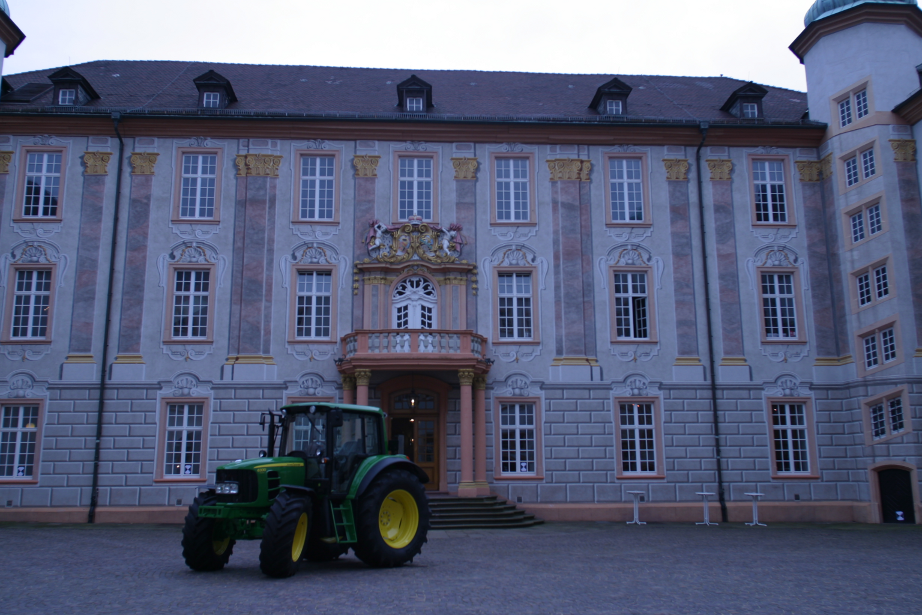
%> input picture lab1/Data/0005_s.png, 922 x 615 px
$ octave lab1.m   (GNU Octave 9; MATLAB toolbox functions it lacks are replaced by stand-ins)
%> lines starting %> are read from the running program, lines starting %| are printed output that depends on the picture; long printed decimals are rounded
%> further down, I is the input picture: size 615x922x3 uint8; mean R, G, B 89.8, 96.2, 121.8
### lab1/apply_H.m

function [image_transformed,transformed_corners] = apply_H (image, H)
%> called with H = [0.995 -0.0998 1; 0.0998 0.995 1; 0 0 1]
% Apply the transformation H to the given image
% - image: nxmxc array, it can be a grayscale image or RGB image
% - H: transformation to apply to the given image

    % Obtain the image size
    [rows, cols, chan] = size(image);

    % Image corners in homogeneous coordinates.
    corners = zeros(3,4);
    corners(:,1) = [1 1 1]';
    corners(:,2) = [cols 1 1]';
    corners(:,3) = [1 rows 1]';
    corners(:,4) = [cols rows 1]';


    % Transform the image corners
    transformed_corners = H*corners;

    % Make transformed_corners homogeneous
    for i=1:4
        transformed_corners(:,i) = transformed_corners(:,i)/transformed_corners(3,i);
    end

    % Compute the new extrenal transformed corner coordinates
    xmin = round(min(transformed_corners(1,:)));
    xmax = round(max(transformed_corners(1,:)));
    ymin = round(min(transformed_corners(2,:)));
    ymax = round(max(transformed_corners(2,:)));

    % Create a grid with the new image size
    [X,Y] = meshgrid(xmin:xmax, ymin:ymax);
    Ncols = xmax - xmin + 1;
    Nrows = ymax - ymin + 1;
    W = ones(Nrows, Ncols);
    XYW = [X(:) Y(:) W(:)]';

    %Transform the image. p'= H*p --> p = inv(H)*p'
    transformed_XYW = H\XYW;

    transformed_X = reshape(transformed_XYW(1,:), Nrows, Ncols);
    transformed_Y = reshape(transformed_XYW(2,:), Nrows, Ncols);
    transformed_W = reshape(transformed_XYW(3,:), Nrows, Ncols);

    %Make transformed_X and transformed_Y homogeneous
    transformed_X = transformed_X./transformed_W;
    transformed_Y = transformed_Y./transformed_W;

    % Output to Input: Interpolate transformed points
    image_transformed = zeros(Nrows, Ncols, chan);

    for c=1:chan
        image_transformed(:,:,c) = interp2(double(image(:,:,c)), ...
                                   transformed_X, transformed_Y, ...
                                   'linear', 0);
    end
end

### lab1/compute_angle.m

% Compute the angle between two lines in homogeneous coordinates:
function angle = compute_angle(l1, l2)
    % Cartesian coordinates of the lines:
    l1c = [l1(1) / l1(3), l1(2) / l1(3)]';
    l2c = [l2(1) / l2(3), l2(2) / l2(3)]';
    angle = acos((l1c'*l2c)/sqrt((l1c'*l1c)*(l2c'*l2c)));
    % Pass to degrees:
    angle = angle / (2 * pi) * 360;
    return

end

### lab1/lab1.m
%%%%%%%%%%%%%%%%%%%%%%%%%%%%%%%%%%%%%%%%%%%%%%%%%%%%%%%%%%%%%%%%%%%%%%%%%%%
%% Lab 1: Image rectification
%%%%%%%%%%%%%%%%%%%%%%%%%%%%%%%%%%%%%%%%%%%%%%%%%%%%%%%%%%%%%%%%%%%%%%%%%%%
%% 1. Applying image transformations

% ToDo: create the function  "apply_H" that gets as input a homography and
% an image and returns the image transformed by the homography.

% The size of the transformed image has to be automatically set so as to
% contain the whole transformed image.

% At some point you will need to interpolate the image values at some points,
% you may use the Matlab function "interp2" for that.


%% 1.1. Similarities
I=imread('Data/0005_s.png'); % we have to be in the proper folder
% ToDo: generate a matrix H which produces a similarity transformation
% Parameters (4 dof)
theta = 0.1;    % rotation angle
s = 1;          % scaling factor
t = [1 1]';     % translation vector

R = [cos(theta) -sin(theta);
     sin(theta)  cos(theta)];

H = [s.*R, t;
     0, 0, 1];

I2 = apply_H(I, H);
imshow(I);
title('Original Image');
figure;
imshow(uint8(I2));
title('Similarity transformation');

%% 1.2. Affinities
% ToDo: generate a matrix H which produces an affine transformation
% Parameters (6 dof)
theta = 0.1;   %rotation angle
phi = 0.9;     %rotation angle
t = [1 1]';    % translation vector
d1 = 0.6;      % scaling factor
d2 = 0.9;      % scaling factor

R_theta = [cos(theta) -sin(theta);
           sin(theta)  cos(theta)];
R_phi = [cos(phi) -sin(phi);
         sin(phi)  cos(phi)];
D = [d1 0;
     0 d2];

A = R_theta * inv(R_phi) * D * R_phi;

H = [A, t;
     0, 0, 1];

I2 = apply_H(I, H);

%figure; imshow(I); title('Original Image');
figure; imshow(uint8(I2));
title('Affine transformation');

% ToDo: decompose the affinity in four transformations: two
% rotations, a scale, and a translation
R_theta = [cos(theta) -sin(theta) 0;    % Rotation matrix 1
           sin(theta)  cos(theta) 0;
               0            0     1];
R_phi = [cos(phi) -sin(phi) 0;          % Rotation matrix 2
         sin(phi)  cos(phi) 0;
            0         0     1];
S = [d1 0 0;    % Scale matrix
     0 d2 0;
     0  0 1];
T = [1 0 t(1);  % Translation matrix
     0 1 t(2);
     0 0  1  ];

H_p = T * R_theta * inv(R_phi) * S * R_phi;

% ToDo: verify that the product of the four previous transformations
% produces the same matrix H as above

if(H == H_p)
    disp('H and H_p are equal')
else
    disp('H and H_p are diferent')
end

% ToDo: verify that the proper sequence of the four previous
% transformations over the image I produces the same image I2 as before

I2_p = apply_H(I, H_p);

figure;
subplot(1,2,1); imshow(uint8(I2)); title('I2');
subplot(1,2,2); imshow(uint8(I2_p)); title('I2\_p');

if(I2 == I2_p)
    disp('I2 and I2_p are equal')
else
    disp('I2 and I2_p are diferent')
end

%% 1.3 Projective transformations (homographies)
% ToDo: generate a matrix H which produces a projective transformation
% Parameters (8 dof)
theta = 0.1;   %rotation angle
phi = 0.1;     %rotation angle
t = [1 1]';    % translation vector
d1 = 1.5;      % scaling factor
d2 = 1;        % scaling factor
v = [0.0028 0.00028]';    % v

R_theta = [cos(theta) -sin(theta);
           sin(theta)  cos(theta)];
R_phi = [cos(phi) -sin(phi);
         sin(phi)  cos(phi)];
D = [d1 0;
     0 d2];
A = R_theta * inv(R_phi) * D * R_phi;

H = [A, t;
     v', 1];

I2 = apply_H(I, H);
%> after the loop in apply_H (call 4), `for c=1:chan`:
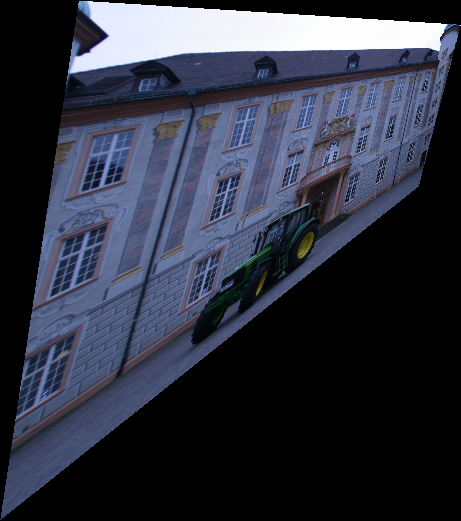
%> image_transformed: size 521x461x3 double; mean R, G, B 47.9, 51.6, 65.5
%figure; imshow(I); title('Original Image');
figure; imshow(uint8(I2));
title('Projective transformation');
%%%%%%%%%%%%%%%%%%%%%%%%%%%%%%%%%%%%%%%%%%%%%%%%%%%%%%%%%%%%%%%%%%%%%%%%%%%
%% 2. Affine Rectification

% choose the image points
I=imread('Data/0000_s.png');
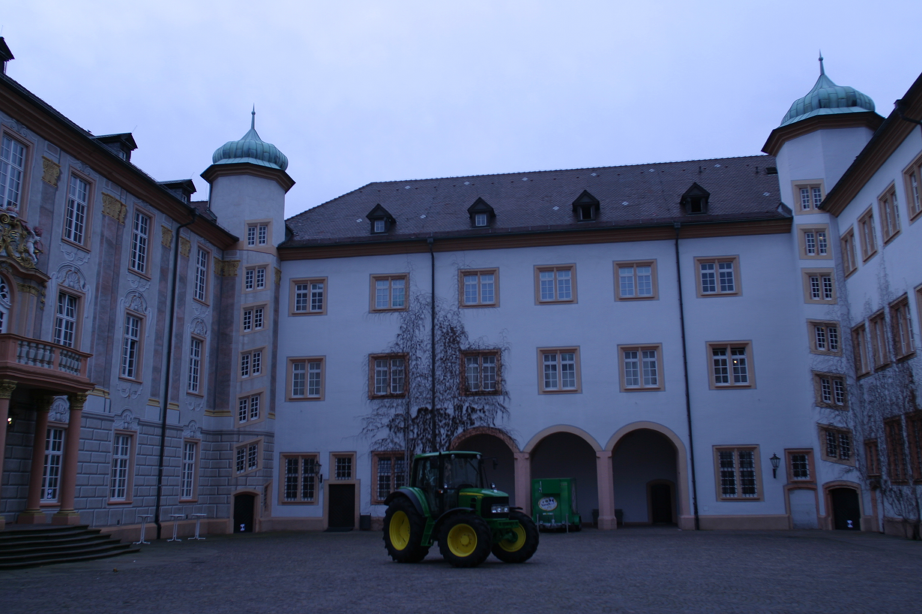
%> input picture lab1/Data/0000_s.png, 922 x 614 px
%> I is the input picture: size 614x922x3 uint8; mean R, G, B 89.5, 99.9, 130.2
A = load('Data/0000_s_info_lines.txt');

% indices of lines
i = 424;
p1 = [A(i,1) A(i,2) 1]';
p2 = [A(i,3) A(i,4) 1]';
i = 240;
p3 = [A(i,1) A(i,2) 1]';
p4 = [A(i,3) A(i,4) 1]';
i = 712;
p5 = [A(i,1) A(i,2) 1]';
p6 = [A(i,3) A(i,4) 1]';
i = 565;
p7 = [A(i,1) A(i,2) 1]';
p8 = [A(i,3) A(i,4) 1]';

% ToDo: compute the lines l1, l2, l3, l4, that pass through the different pairs of points
l1 = cross(p1,p2);
l1 = l1./l1(3);
l2 = cross(p3,p4);
l2 = l2./l2(3);
l3 = cross(p5,p6);
l3 = l3./l3(3);
l4 = cross(p7,p8);
l4 = l4./l4(3);

% [10 lines of commented-out code are left out]
v1 = cross(l1,l2);
v2 = cross(l3,l4);

l_inf = cross(v1,v2);
l_inf = l_inf./l_inf(3);

H = [1 0 0; 0 1 0; l_inf(1) l_inf(2) l_inf(3)];

I2 = apply_H(I, H);

% ToDo: compute the transformed lines lr1, lr2, lr3, lr4
lr1 = inv(H)'*l1;
lr1 = lr1./lr1(3);

lr2 = inv(H)'*l2;
lr2 = lr2./lr2(3);

lr3 = inv(H)'*l3;
lr3 = lr3./lr3(3);

lr4 = inv(H)'*l4;
lr4 = lr4./lr4(3);

% show the transformed lines in the transformed image
figure;imshow(uint8(I2)); title('Affine rectification');
hold on;
t=1:0.1:1000;
plot(t, -(lr1(1)*t + lr1(3)) / lr1(2), 'y');
plot(t, -(lr2(1)*t + lr2(3)) / lr2(2), 'y');
plot(t, -(lr3(1)*t + lr3(3)) / lr3(2), 'y');
plot(t, -(lr4(1)*t + lr4(3)) / lr4(2), 'y');
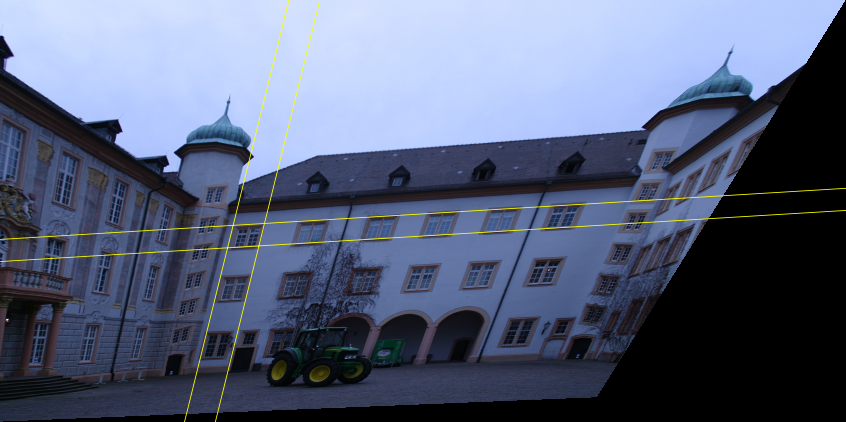
%> figure redrawn from the program's plot data; its title reads 'Affine rectification'

% ToDo: to evaluate the results, compute the angle between the different pair
% of lines before and after the image transformation
angle12 = compute_angle(l1,l2);
angle34 = compute_angle(l3,l4);
fprintf('Angles before affine rectification: %.4f and %.4f\n',angle12,angle34);

angle12p = compute_angle(lr1,lr2);
angle34p = compute_angle(lr3,lr4);
fprintf('Angles after affine rectification: %.4f and %.4f\n',angle12p,angle34p);

%%%%%%%%%%%%%%%%%%%%%%%%%%%%%%%%%%%%%%%%%%%%%%%%%%%%%%%%%%%%%%%%%%%%%%%%%%%
%% 3. Metric Rectification

%% 3.1 Metric rectification after the affine rectification (stratified solution)

% ToDo: Metric rectification (after the affine rectification) using two non-parallel orthogonal line pairs
%       As evaluation method you can display the images (before and after
%       the metric rectification) with the chosen lines printed on it.
%       Compute also the angles between the pair of lines before and after
%       rectification.

% Get the points in the corners of the window:
x1 = cross(lr1, lr3);
x2 = cross(lr2, lr4);
x3 = cross(lr1, lr4);
x4 = cross(lr2, lr3);

% With these points, compute the diagonal lines:
d1 = cross(x1, x2);
d2 = cross(x3, x4);

% [10 lines of commented-out code are left out]
B = [lr1(1) * lr3(1), lr1(1) * lr3(2) + lr1(2) * lr3(1), lr1(2) * lr3(2);
     d1(1) * d2(1), d1(1) * d2(2) + d1(2) * d2(1), d1(2) * d2(2)];

% Null vector/space of B obtained from the SVD.
s = null(B);
S = [s(1), s(2);
     s(2), s(3)];

% Compute the upper triangular matrix using the Cholesky factorization:
K = chol(S, 'upper');

% Matrix for the metric rectification:
H_a = zeros(3,3);
H_a(1:2, 1:2) = K';
H_a(3,3) = 1;
H_a = inv(H_a);

% Show the transformed image and lines:
[I3,corners] = apply_H(I2, H_a);
%> call 6 of apply_H, with H = [1.06 0 0; 0.283 1.56 0; 0 0 1]
%> after the loop in apply_H (call 6), `for c=1:chan`:
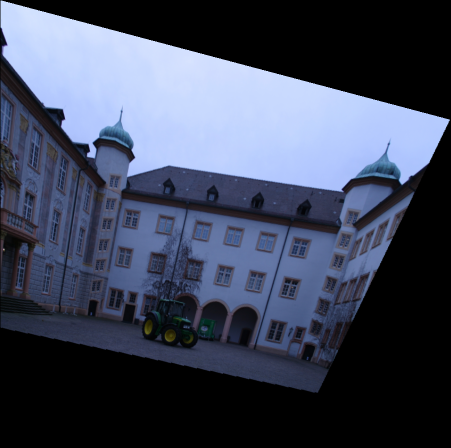
%> image_transformed: size 895x901x3 double (shown at 1/2 size); mean R, G, B 63.3, 70.4, 89.9
%> corners = [1.06 900.7 1.06 900.7; 1.84 240.9 656.7 895.7; 1 1 1 1]

H_a(1,3) = round(min(corners(1,:)));
H_a(2,3) = -round(min(corners(2,:)));

% Rectified lines, now with only a similiratiy distortion with the real
% world ones:
lm1 = inv(H_a)' * lr1;
%> lm1 = [0.000475; -0.00268; 0.994]
lm1 = lm1./lm1(3);
%> lm1 = [0.000478; -0.00269; 1]
lm2 = inv(H_a)' * lr2;
%> lm2 = [0.000435; -0.00245; 0.995]
lm2 = lm2./lm2(3);
%> lm2 = [0.000437; -0.00247; 1]
lm3 = inv(H_a)' * lr3;
%> lm3 = [-0.0031; -0.000549; 1]
lm3 = lm3./lm3(3);
%> lm3 = [-0.00309; -0.000548; 1]
lm4 = inv(H_a)' * lr4;
%> lm4 = [-0.0028; -0.000497; 1]
lm4 = lm4./lm4(3);
%> lm4 = [-0.00279; -0.000496; 1]
dm1 = inv(H_a)' * d1;
%> dm1 = [-3.94e-09; 2.75e-09; -1.6e-07]
dm1 = dm1./dm1(3);
%> dm1 = [0.0247; -0.0173; 1]
dm2 = inv(H_a)' * d2;
%> dm2 = [-2.75e-09; -3.94e-09; 2.44e-06]
dm2 = dm2./dm2(3);
%> dm2 = [-0.00113; -0.00162; 1]

figure;imshow(uint8(I3)); title('Metric rectification');
hold on;
t=1:0.1:1000;
plot(t, -(lm1(1)*t + lm1(3)) / lm1(2), 'g');
plot(t, -(lm3(1)*t + lm3(3)) / lm3(2), 'g');
plot(t, -(lm2(1)*t + lm2(3)) / lm2(2), 'g');
plot(t, -(lm4(1)*t + lm4(3)) / lm4(2), 'g');
plot(t, -(dm1(1)*t + dm1(3)) / dm1(2), 'y');
plot(t, -(dm2(1)*t + dm2(3)) / dm2(2), 'y');
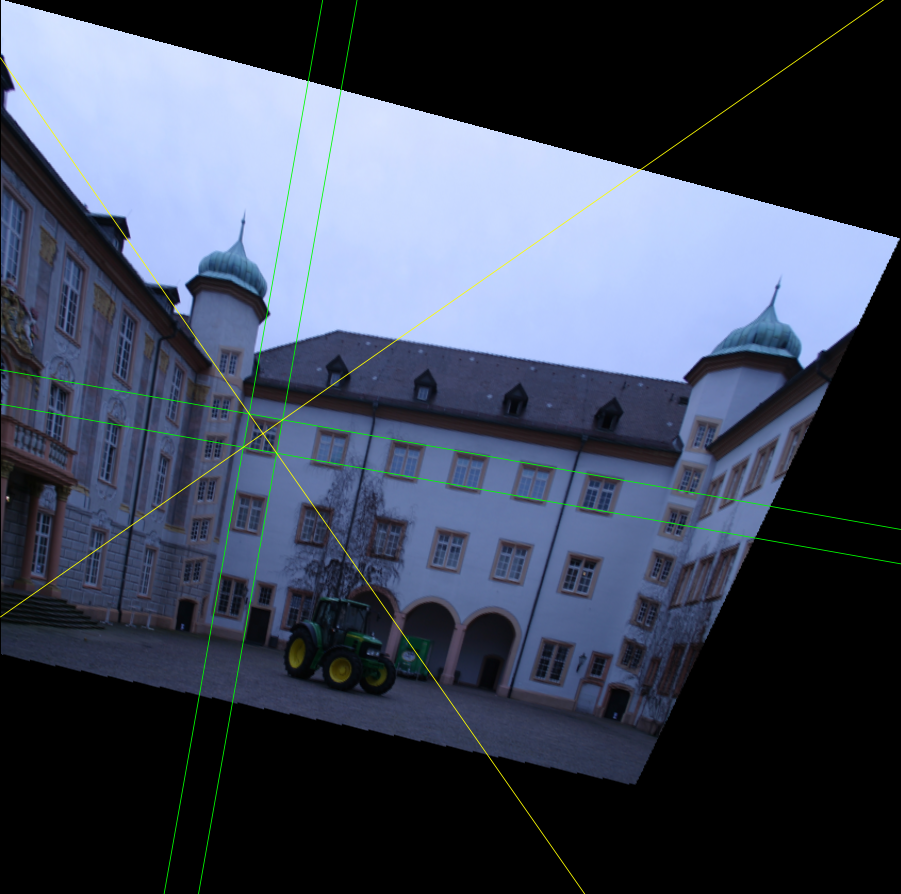
%> figure redrawn from the program's plot data; its title reads 'Metric rectification'

% Angles of lines before transformation:
ang_l1_l3_before = compute_angle(lr1, lr3);
ang_l2_l4_before = compute_angle(lr2, lr4);
ang_d1_d2_before = compute_angle(d1, d2);
fprintf('Angle of l1 and l3 before metric rectification = %f \n', ang_l1_l3_before)
fprintf('Angle of l2 and l4 before metric rectification = %f \n', ang_l2_l4_before)
fprintf('Angle of d1 and d2 before metric rectification = %f \n', ang_d1_d2_before)

% Angles of lines after transformation:
ang_l1_l3_after = compute_angle(lm1, lm3);
%> ang_l1_l3_after = 90
ang_l2_l4_after = compute_angle(lm2, lm4);
%> ang_l2_l4_after = 90
ang_d1_d2_after = compute_angle(dm1, dm2);
%> ang_d1_d2_after = 90
fprintf('Angle of l1 and l3 after metric rectification = %f \n', ang_l1_l3_after)
%| Angle of l1 and l3 after metric rectification = 90.000
fprintf('Angle of l2 and l4 after metric rectification = %f \n', ang_l2_l4_after)
%| Angle of l2 and l4 after metric rectification = 90.000
fprintf('Angle of d1 and d2 after metric rectification = %f \n', ang_d1_d2_after)
%| Angle of d1 and d2 after metric rectification = 90.000

% [I3, H_a] = metricRectification(I2, H, A, 424, 240, 712, 565);
%%%%%%%%%%%%%%%%%%%%%%%%%%%%%%%%%%%%%%%%%%%%%%%%%%%%%%%%%%%%%%%%%%%%%%%%%%%
%% 4. Affine and Metric Rectification of the left facade of image 0001

% ToDo: Write the code that rectifies the left facade of image 0001 with
%       the stratified method (affine + metric).
%       Crop the initial image so that only the left facade is visible.
%       Show the (properly) transformed lines that use in every step.

% choose the image points
I = imread('Data/0001_s.png');
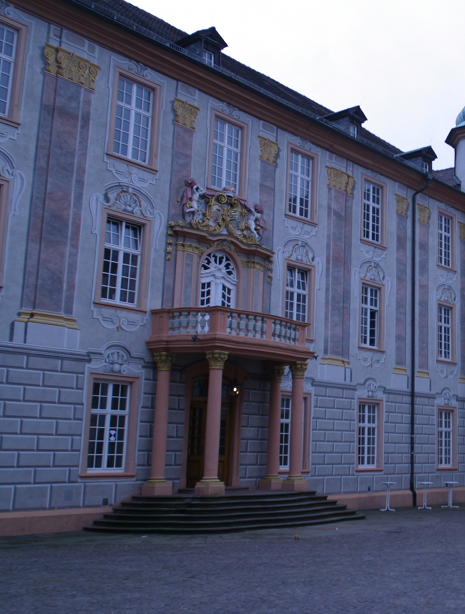
%> input picture lab1/Data/0001_s.png, 465 x 614 px
%> I is the input picture: size 614x465x3 uint8; mean R, G, B 90.6, 95.3, 119.7
A = load('Data/0001_s_info_lines.txt');
% indices of lines
i = 614;
p1 = [A(i,1) A(i,2) 1]';
p2 = [A(i,3) A(i,4) 1]';
i = 159;
p3 = [A(i,1) A(i,2) 1]';
p4 = [A(i,3) A(i,4) 1]';
i = 645;
p5 = [A(i,1) A(i,2) 1]';
p6 = [A(i,3) A(i,4) 1]';
i = 541;
p7 = [A(i,1) A(i,2) 1]';
p8 = [A(i,3) A(i,4) 1]';

% AFFINE
% Compute the lines l1, l2, l3, l4, that pass through the different pairs of points
l1 = cross(p1,p2);
l1 = l1./l1(3);
l2 = cross(p3,p4);
l2 = l2./l2(3);
l3 = cross(p5,p6);
l3 = l3./l3(3);
l4 = cross(p7,p8);
l4 = l4./l4(3);

% show the chosen lines in the image
figure;imshow(I); title('Original image 0001');
hold on;
t=1:0.1:1000;
plot(t, -(l1(1)*t + l1(3)) / l1(2), 'y');
plot(t, -(l2(1)*t + l2(3)) / l2(2), 'y');
plot(t, -(l3(1)*t + l3(3)) / l3(2), 'y');
plot(t, -(l4(1)*t + l4(3)) / l4(2), 'y');

% Compute the homography that affinely rectifies the image
v1 = cross(l1,l2);
v2 = cross(l3,l4);

l_inf = cross(v1,v2);
l_inf = l_inf./l_inf(3);

H = [1 0 0; 0 1 0; l_inf(1) l_inf(2) l_inf(3)];

I2 = apply_H(I, H);
%> call 7 of apply_H, with H = [1 0 0; 0 1 0; -0.000926 -3.57e-05 1]
%> after the loop in apply_H (call 7), `for c=1:chan`:
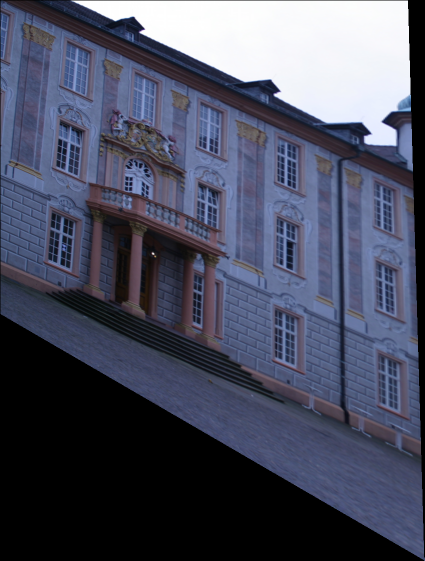
%> image_transformed: size 1121x849x3 double (shown at 1/2 size); mean R, G, B 74.6, 78.1, 96.5

% ToDo: compute the transformed lines lr1, lr2, lr3, lr4
lr1 = inv(H)'*l1;
lr1 = lr1./lr1(3);

lr2 = inv(H)'*l2;
lr2 = lr2./lr2(3);

lr3 = inv(H)'*l3;
lr3 = lr3./lr3(3);

lr4 = inv(H)'*l4;
lr4 = lr4./lr4(3);

% [10 lines of commented-out code are left out]
angle12 = compute_angle(l1,l2);
angle34 = compute_angle(l3,l4);
fprintf('Angles before affine rectification: %.4f and %.4f\n',angle12,angle34);

angle12p = compute_angle(lr1,lr2);
angle34p = compute_angle(lr3,lr4);
fprintf('Angles after affine rectification: %.4f and %.4f\n',angle12p,angle34p);

%METRIC
% Get the points in the corners of the window:
x1 = cross(lr1, lr3);
x2 = cross(lr2, lr4);
x3 = cross(lr1, lr4);
x4 = cross(lr2, lr3);

% With these points, compute the diagonal lines:
d1 = cross(x1, x2);
d2 = cross(x3, x4);

% [10 lines of commented-out code are left out]
B = [lr1(1) * lr3(1), lr1(1) * lr3(2) + lr1(2) * lr3(1), lr1(2) * lr3(2);
     d1(1) * d2(1), d1(1) * d2(2) + d1(2) * d2(1), d1(2) * d2(2)];

% Null vector/space of B obtained from the SVD.
s = null(B);
S = [s(1), s(2);
     s(2), s(3)];

% Compute the upper triangular matrix using the Cholesky factorization:
K = chol(S, 'upper');

% Matrix for the metric rectification:
H_a = zeros(3,3);
H_a(1:2, 1:2) = K';
H_a(3,3) = 1;
H_a = inv(H_a);

% Show the transformed image and lines:
[I3,corners] = apply_H(I2, H_a);
%> (the rest of the program and of its run is left out)
